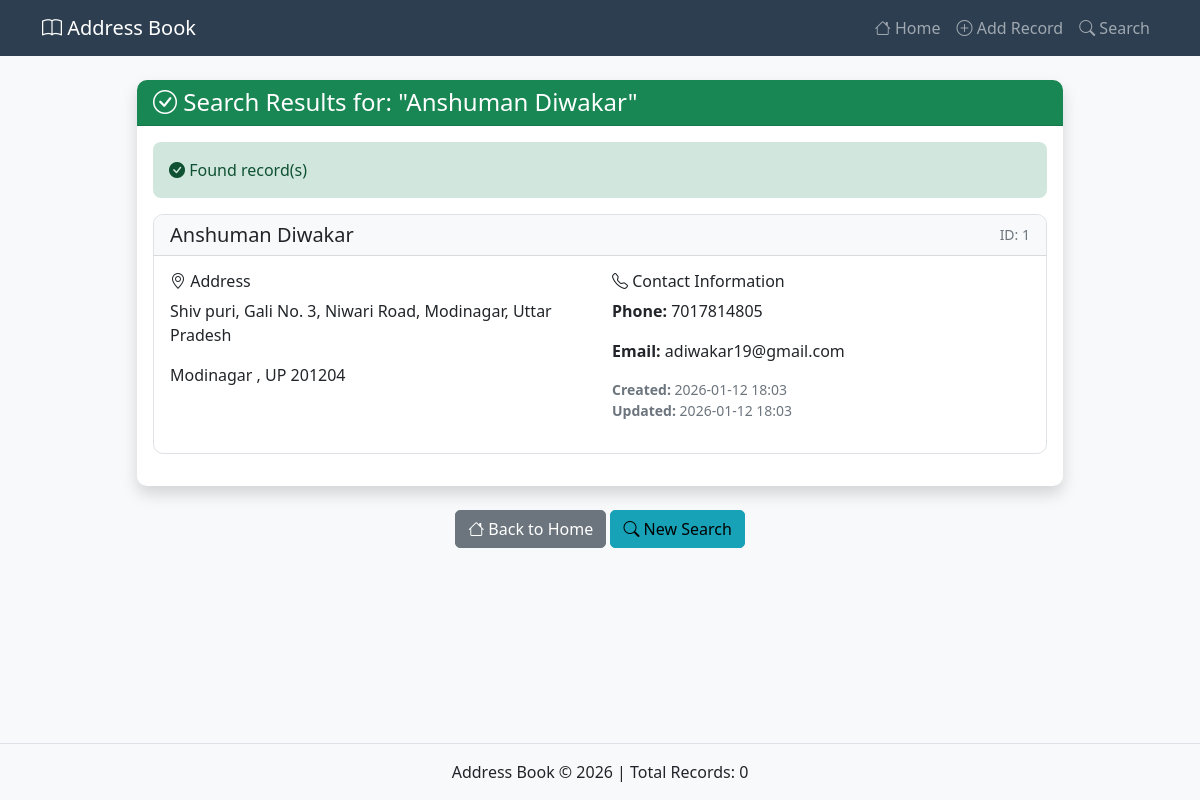
Screenshot of /view/1 with the database file from the repository.
### database.py (models this page shows, shortened)
class AddressRecord(db.Model):
    id = db.Column(db.Integer, primary_key=True)
    name = db.Column(db.String(100), nullable=False, index=True)
    address = db.Column(db.Text, nullable=False)
    city = db.Column(db.String(50))
    state = db.Column(db.String(50))
    zip_code = db.Column(db.String(20))
    phone = db.Column(db.String(20))
    email = db.Column(db.String(100))
    created_at = db.Column(db.DateTime, default=datetime.utcnow)
    updated_at = db.Column(db.DateTime, default=datetime.utcnow, onupdate=datetime.utcnow)

### app.py (the view)
@app.route('/view/<int:id>')
def view_record(id):
    record = AddressRecord.query.get_or_404(id)
    return render_template('result.html', records=[record], search_term=record.name)

### app.py (called while the page is built)
@app.after_request
def add_header(response):
    if app.debug:
        response.headers['Cache-Control'] = 'no-store, no-cache, must-revalidate, post-check=0, pre-check=0, max-age=0'
        response.headers['Pragma'] = 'no-cache'
        response.headers['Expires'] = '0'
    return response

### templates/result.html (shortened to what this page needs)
{% extends "base.html" %}
{% block content %}
<div class="row">
    <div class="col-lg-10 mx-auto">
        <div class="card shadow">
            <div class="card-header {% if records %}bg-success{% else %}bg-warning{% endif %} text-white">
                <h4 class="mb-0">
                    <i class="bi bi-{% if records %}check-circle{% else %}exclamation-triangle{% endif %}"></i>
                    Search Results for: "{{ search_term }}"
                </h4>
            </div>
            <div class="card-body">
                {% if records %}
                    <div class="alert alert-success">
                        <i class="bi bi-check-circle-fill"></i> Found {{ count }} record(s)
                    </div>
                    {% for record in records %}
                    <div class="card mb-3 record-card">
                        <div class="card-header bg-light">
                            <div class="d-flex justify-content-between align-items-center">
                                <h5 class="mb-0">{{ record.name }}</h5>
                                <small class="text-muted">ID: {{ record.id }}</small>
                            </div>
                        </div>
                        <div class="card-body">
                            <div class="row">
                                <div class="col-md-6">
                                    <h6><i class="bi bi-geo-alt"></i> Address</h6>
                                    <p>{{ record.address }}</p>
                                    <p>
                                        {% if record.city %}{{ record.city }}{% endif %}
                                        {% if record.state %}, {{ record.state }}{% endif %}
                                        {% if record.zip_code %}{{ record.zip_code }}{% endif %}
                                    </p>
                                </div>
                                <div class="col-md-6">
                                    <h6><i class="bi bi-telephone"></i> Contact Information</h6>
                                    {% if record.phone %}
                                    <p><strong>Phone:</strong> {{ record.phone }}</p>
                                    {% endif %}
                                    {% if record.email %}
                                    <p><strong>Email:</strong> {{ record.email }}</p>
                                    {% endif %}
                                    <p class="text-muted small">
                                        <strong>Created:</strong> {{ record.created_at.strftime('%Y-%m-%d %H:%M') }}<br>
                                        <strong>Updated:</strong> {{ record.updated_at.strftime('%Y-%m-%d %H:%M') }}
                                    </p>
                                </div>
                            </div>
                        </div>
                    </div>
                    {% endfor %}
                {% endif %}
            </div>
        </div>
        <div class="mt-4 text-center">
            <a href="{{ url_for('index') }}" class="btn btn-secondary">
                <i class="bi bi-house"></i> Back to Home
            </a>
            <a href="{{ url_for('search') }}" class="btn btn-info">
                <i class="bi bi-search"></i> New Search
            </a>
        </div>
    </div>
</div>
{% endblock %}

### static/css/style.css (style rules this page uses)
body { background-color: #f8f9fa; min-height: 100vh; display: flex; flex-direction: column; }
.card { border: none; border-radius: 10px; }
.card-header { border-radius: 10px 10px 0 0 !important; }
.btn { border-radius: 5px; }
.record-card { transition: all 0.3s ease; border: 1px solid #dee2e6; }
.alert { border-radius: 8px; border: none; }
.btn-info { background-color: #17a2b8; border-color: #17a2b8; }
.alert { animation: fadeIn 0.3s ease-in; }

### templates/base.html (style rules this page uses)
.record-card { transition: transform 0.2s; }

### rows the page displays
AddressRecord: name "Anshuman Diwakar", id "1", address "Shiv puri, Gali No. 3, Niwari Road, Modinagar, Uttar Pradesh", city "Modinagar", state "UP", zip_code "201204", phone "7017814805", email "adiwakar19@gmail.com", created_at "2026-01-12 18:03", updated_at "2026-01-12 18:03"

### other values shown
{{ total_records if total_records is defined else '0' }} "0"
